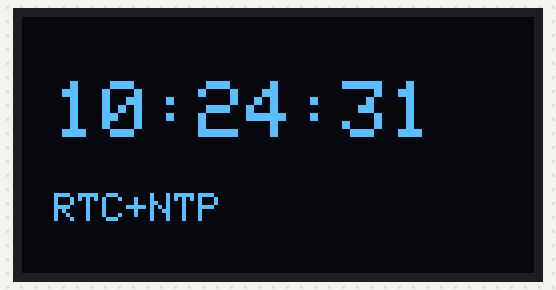
This sketch was run on a simulated ESP32. Parts: 128×64 one-colour display. WiFi joins after 1.5 s; servers stay silent unless stated; the local clock reads 2024-03-15 10:24:30 at power-on unless the sketch sets it; what the sketch prints to the serial monitor is not drawn.

Above: at 1.6 s.
At 5.2 s:
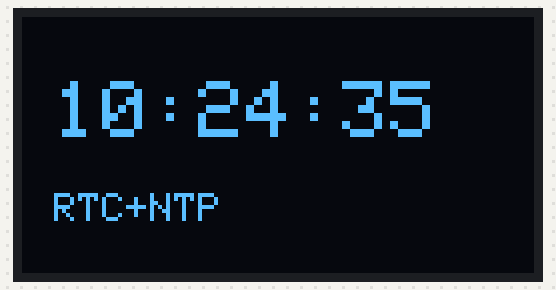
At 10.2 s:
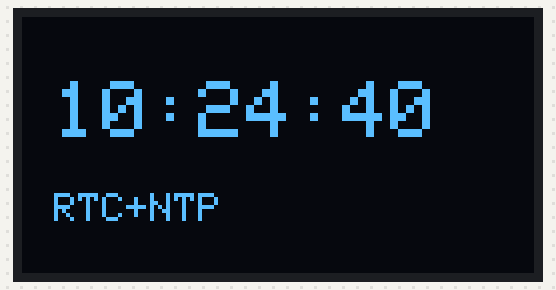
At 20.1 s:
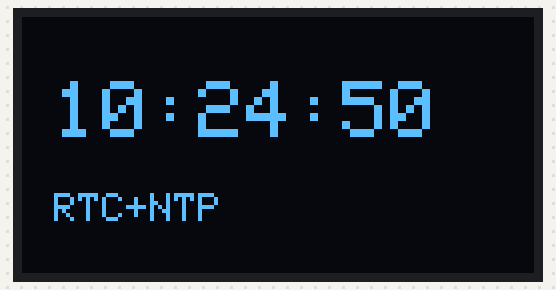
At 28.2 s:
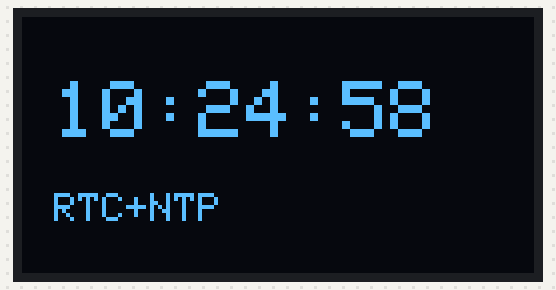
At 38.1 s:
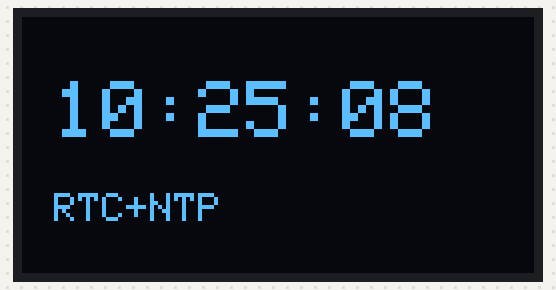

The sketch:

wifi_clock.ino
```cpp
// WHY: A wall clock that never drifts. We sync an accurate DS3231 hardware
// RTC from the internet (NTP) once at boot, then keep time offline from the
// RTC — no WiFi needed after startup, so it survives power loss.

#include <WiFi.h>
#include <time.h>
#include <Wire.h>
#include <Adafruit_GFX.h>
#include <Adafruit_SSD1306.h>
#include <RTClib.h>

#define SDA_PIN 21
#define SCL_PIN 22

const char* SSID = "YOUR_SSID";
const char* PASS = "YOUR_PASSWORD";

Adafruit_SSD1306 display(128, 64, &Wire, -1);
RTC_DS3231 rtc;
bool synced = false;

void setup() {
  Serial.begin(115200);
  Wire.begin(SDA_PIN, SCL_PIN);

  display.begin(SSD1306_SWITCHCAPVCC, 0x3C);
  display.clearDisplay();
  display.setTextColor(SSD1306_WHITE);

  rtc.begin();
  if (rtc.lostPower()) {
    rtc.adjust(DateTime(F(__DATE__), F(__TIME__)));
  }

  // One-time NTP sync of the RTC at boot.
  WiFi.begin(SSID, PASS);
  Serial.print("Connecting WiFi");
  unsigned long start = millis();
  while (WiFi.status() != WL_CONNECTED && millis() - start < 15000) {
    delay(500); Serial.print(".");
  }
  if (WiFi.status() == WL_CONNECTED) {
    configTime(0, 0, "pool.ntp.org", "time.nist.gov");
    struct tm t;
    if (getLocalTime(&t, 5000)) {
      rtc.adjust(DateTime(t.tm_year + 1900, t.tm_mon + 1, t.tm_mday,
                          t.tm_hour, t.tm_min, t.tm_sec));
      synced = true;
      Serial.println(" RTC synced from NTP");
    }
  }
  WiFi.disconnect(true);
  WiFi.mode(WIFI_OFF);
}

void loop() {
  DateTime now = rtc.now();
  char buf[9];
  sprintf(buf, "%02d:%02d:%02d", now.hour(), now.minute(), now.second());

  display.clearDisplay();
  display.setTextSize(2);
  display.setCursor(8, 16);
  display.println(buf);
  display.setTextSize(1);
  display.setCursor(8, 44);
  display.print(synced ? "RTC+NTP" : "RTC only");
  display.display();
  delay(250);
}
```

Measured:
- what the display in image 0 shows lasts 0.5 s, from 1.6 s to 2.1 s
- what the display in image 1 shows lasts 1.1 s, from 5.2 s to 6.3 s
